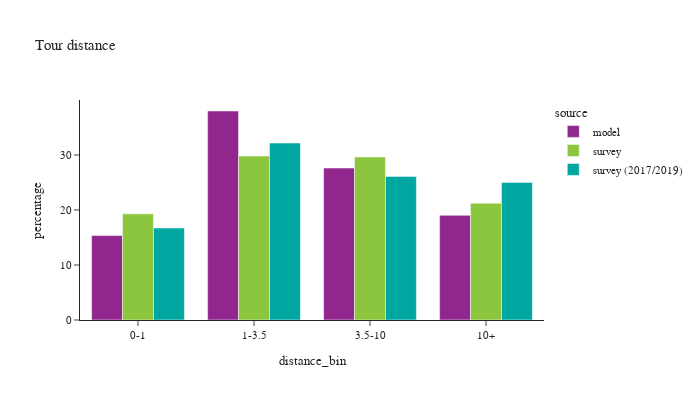

Notebook source saved alongside this figure:
### Code cell
def plot_bins(df:pd.DataFrame, filter=None, title_name=None):

    if filter is not None:
        df = df.loc[filter]
    df_plot = df.loc[(df['distance_bin'] != float('nan'))].groupby(['source','distance_bin'])['toexpfac'].sum().reset_index()

    df_plot['percentage'] = df_plot.groupby(['source'], group_keys=False)['toexpfac']. \
        apply(lambda x: 100 * x / float(x.sum()))

    df_plot_ct = df.loc[(df['distance_bin'] != float('nan'))].groupby(['source','distance_bin'])['toexpfac'].count().reset_index().rename(columns={'toexpfac':'sample count'})

    df_plot = df_plot.merge(df_plot_ct, on=['source','distance_bin'])

    if title_name:
        chart_title = "Tour distance by purpose: "+title_name
    else:
        chart_title = "Tour distance"

    fig = px.bar(df_plot, x="distance_bin", y="percentage", color="source",barmode="group",
                facet_col_wrap=2, hover_data=['sample count'],
                title=chart_title)
    fig.for_each_annotation(lambda a: a.update(text = a.text.split("=")[-1]))
    fig.update_layout(height=400, width=700, font=dict(size=11))
    fig.show()

plot_bins(tour)

### Figure 1 — Plotly figure (JSON) as saved in the notebook; plotly's stock layout.template omitted (floating-point values rounded to 4 significant figures)
{"data": [{"alignmentgroup": "True", "customdata": [[178993], [442939], [322014], [221895]], "hovertemplate": "source=model<br>distance_bin=%{x}<br>percentage=%{y}<br>sample count=%{customdata[0]}<extra></extra>", "legendgroup": "model", "marker": {"color": "#91268F", "pattern": {"shape": ""}}, "name": "model", "offsetgroup": "model", "orientation": "v", "showlegend": true, "textposition": "auto", "type": "bar", "x": ["0-1", "1-3.5", "3.5-10", "10+"], "xaxis": "x", "y": [15.35, 37.99, 27.62, 19.03], "yaxis": "y"}, {"alignmentgroup": "True", "customdata": [[2650], [3139], [2680], [1649]], "hovertemplate": "source=survey<br>distance_bin=%{x}<br>percentage=%{y}<br>sample count=%{customdata[0]}<extra></extra>", "legendgroup": "survey", "marker": {"color": "#8CC63E", "pattern": {"shape": ""}}, "name": "survey", "offsetgroup": "survey", "orientation": "v", "showlegend": true, "textposition": "auto", "type": "bar", "x": ["0-1", "1-3.5", "3.5-10", "10+"], "xaxis": "x", "y": [19.3, 29.81, 29.65, 21.24], "yaxis": "y"}, {"alignmentgroup": "True", "customdata": [[6320], [7507], [6104], [3846]], "hovertemplate": "source=survey (2017/2019)<br>distance_bin=%{x}<br>percentage=%{y}<br>sample count=%{customdata[0]}<extra></extra>", "legendgroup": "survey (2017/2019)", "marker": {"color": "#00A7A0", "pattern": {"shape": ""}}, "name": "survey (2017/2019)", "offsetgroup": "survey (2017/2019)", "orientation": "v", "showlegend": true, "textposition": "auto", "type": "bar", "x": ["0-1", "1-3.5", "3.5-10", "10+"], "xaxis": "x", "y": [16.72, 32.17, 26.1, 25.01], "yaxis": "y"}], "layout": {"barmode": "group", "font": {"size": 11}, "height": 400, "legend": {"title": {"text": "source"}, "tracegroupgap": 0}, "title": {"text": "Tour distance"}, "width": 700, "xaxis": {"anchor": "y", "domain": [0, 1], "title": {"text": "distance_bin"}}, "yaxis": {"anchor": "x", "domain": [0, 1], "title": {"text": "percentage"}}}}
